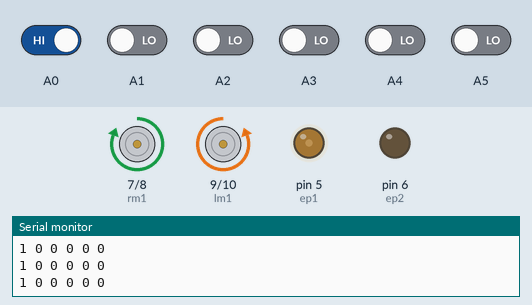
This sketch was run on a simulated Arduino Uno, built with avr-gcc and run on an emulated ATmega328P. Shown: motor-driver pin pairs drawn as motors (green arrow = first pin HIGH = forward, orange = second pin HIGH = backward, longer = more drive), output pins drawn as LEDs (lit = HIGH), the last lines printed to the serial monitor. Dashed ring = blinking. The inputs (shaded band) are chosen by the test bench; at power-on: A0 HIGH, A1–5 LOW.

Above: at 1.3 s.
1.4 s: A0 driven LOW
At 1.8 s:
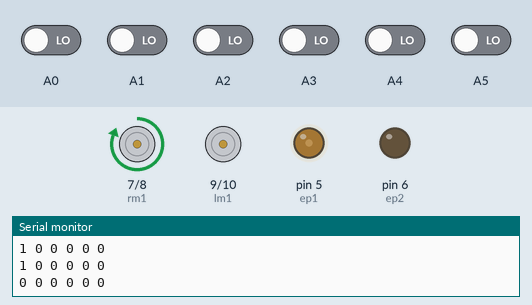
3.0 s: A2 driven HIGH
At 4.3 s:
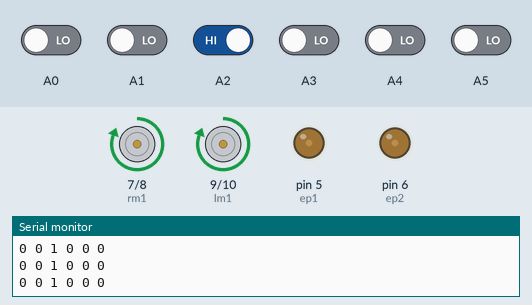
4.6 s: A4 driven HIGH
At 5.5 s:
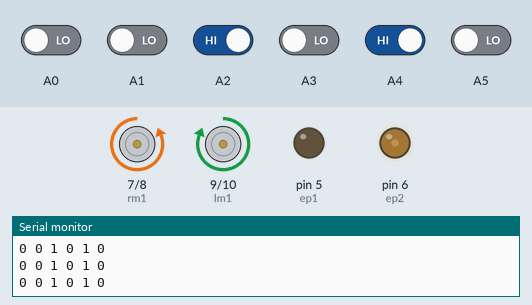
6.1 s: A3 driven HIGH
At 7.1 s:
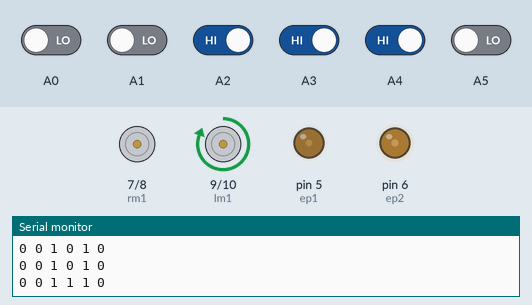
9.1 s: A1 driven HIGH
At 10.7 s:
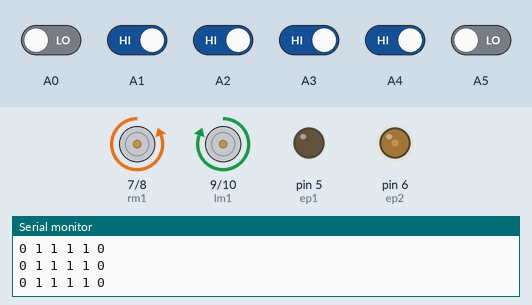
12.1 s: A4 driven LOW
At 13.1 s:
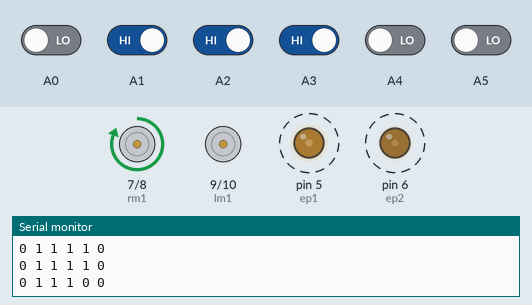
Timing chart, 0 to 16.1 s (numbered marks = the images above; inputs shaded):
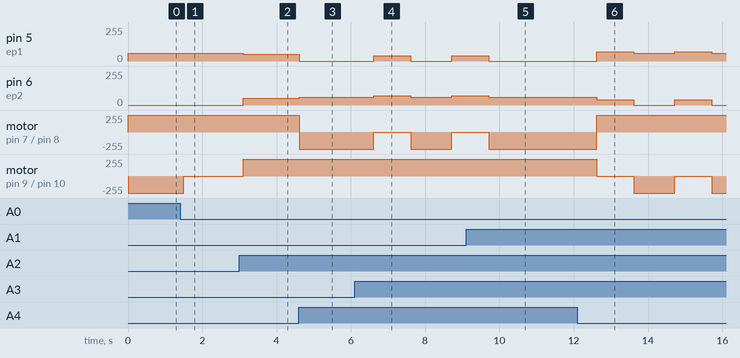

Measured:
- after the input at 1.4 s, motor on pin 9 (lm1) / pin 10 (lm2): backward 255/255 → stopped after 0.10 s
- after the input at 3.0 s, pin 5 (ep1): 60/255 → 50/255 after 0.11 s; pin 6 (ep2): 0/255 → 50/255 after 0.11 s; motor on pin 9 (lm1) / pin 10 (lm2): stopped → forward 255/255 after 0.11 s
- after the input at 4.6 s, pin 5 (ep1): 50/255 → 0/255 at once; pin 6 (ep2): 50/255 → 60/255 at once; motor on pin 7 (rm1) / pin 8 (rm2): forward 255/255 → backward 255/255 at once
- after the input at 6.1 s, pin 5 (ep1): 0/255 → 40/255 after 0.51 s, → 0/255 1.0 s later, → 40/255 1.1 s later; pin 6 (ep2): 60/255 → 70/255 after 0.51 s, → 60/255 1.0 s later, → 70/255 1.1 s later; motor on pin 7 (rm1) / pin 8 (rm2): backward 255/255 → stopped after 0.51 s, → backward 255/255 1.0 s later, → stopped 1.1 s later
- after the input at 9.1 s, pin 5 (ep1): goes on until 9.7 s, then stays 0/255; pin 6 (ep2): goes on until 9.7 s, then stays 60/255; motor on pin 7 (rm1) / pin 8 (rm2): goes on until 9.7 s, then stays backward 255/255
- after the input at 12.1 s, pin 5 (ep1): alternates 70/255 for 1.0 s and 60/255 for 1.1 s, starting after 0.52 s; pin 6 (ep2): alternates 40/255 for 1.0 s and 0/255 for 1.1 s, starting after 0.52 s

The sketch:

Finalsolve.ino
```cpp
//defining motor pins
int rm1 = 7;
int rm2 = 8;
int lm1 = 9;
int lm2 = 10;

//defining enable pins
int ep1 = 5;
int ep2 = 6;

int leftNudge;
int replaystage;
int rightNudge;

//speed of motors by pwm
//const int r_pwm = 180;
//const int l_pwm = 180;

char path[50] = {};
int pathLength;
int readLength;

void setup() {
  // put your setup code here, to run once:
  Serial.begin(9600);
  //IR pins
  pinMode(A0, INPUT);
  pinMode(A1, INPUT);
  pinMode(A2, INPUT);
  pinMode(A3, INPUT);
  pinMode(A4, INPUT);
  pinMode(A5, INPUT);
  //Motor pins
  pinMode(rm1, OUTPUT);
  pinMode(rm2, OUTPUT);
  pinMode(lm1, OUTPUT);
  pinMode(lm2, OUTPUT);
  //Enables pins
  pinMode(ep1, OUTPUT);
  pinMode(ep2, OUTPUT);
}

void forward() {
  digitalWrite(rm1, HIGH);
  digitalWrite(rm2, LOW);
  digitalWrite(lm1, HIGH);
  digitalWrite(lm2, LOW);
  analogWrite(ep1, 50);
  analogWrite(ep2, 50);

	path[pathLength] = 'S';
		pathLength++;
		if(path[pathLength-2] == 'B')
		{
			shortPath();
		}
}

void right_90() {
  digitalWrite(rm1, LOW);
  digitalWrite(rm2, LOW);
  digitalWrite(lm1, HIGH);
  digitalWrite(lm2, LOW);
  analogWrite(ep1, 40);
  analogWrite(ep2, 70);

  if(replaystage==0){
  path[pathLength]='R';
  // Serial.println("r");
  pathLength++;
  // Serial.print("Path length: ");
  // Serial.println(pathLength);

    if(path[pathLength-2]=='B'){
      // Serial.println("shortening path");
      shortPath();
    }
  }
}

void left_90() {
  digitalWrite(rm1, HIGH);
  digitalWrite(rm2, LOW);
  digitalWrite(lm1, LOW);
  digitalWrite(lm2, LOW);
  analogWrite(ep1, 70);
  analogWrite(ep2, 40);

 if(replaystage==0){
    path[pathLength]='L';
    //Serial.println("l");
    pathLength++;
    //Serial.print("Path length: ");
    //Serial.println(pathLength);
      if(path[pathLength-2]=='B'){
        //Serial.println("shortening path");
        shortPath();
      }
  }
}

void r_slight() {
  digitalWrite(rm1, LOW);
  digitalWrite(rm2, HIGH);
  digitalWrite(lm1, HIGH);
  digitalWrite(lm2, LOW);
  analogWrite(ep1, 0);
  analogWrite(ep2, 60);
}

void l_slight() {
  digitalWrite(rm1, HIGH);
  digitalWrite(rm2, LOW);
  digitalWrite(lm1, LOW);
  digitalWrite(lm2, HIGH);
  analogWrite(ep1, 60);
  analogWrite(ep2, 0);
}

void backward() {
  digitalWrite(rm1, LOW);
  digitalWrite(rm2, HIGH);
  digitalWrite(lm1, LOW);
  digitalWrite(lm2, HIGH);
  analogWrite(ep1, 60);
  analogWrite(ep2, 60);
}

void forward_slight() {
  digitalWrite(rm1, HIGH);
  digitalWrite(rm2, LOW);
  digitalWrite(lm1, HIGH);
  digitalWrite(lm2, LOW);
  analogWrite(ep1, 50);
  analogWrite(ep2, 50);
  delay(200);
}

void backward_slight() {
  digitalWrite(rm1, LOW);
  digitalWrite(rm2, HIGH);
  digitalWrite(lm1, LOW);
  digitalWrite(lm2, HIGH);
  analogWrite(ep1, 40);
  analogWrite(ep2, 40);
  delay(200);
}

void turnaround(){
  // left_90();
  digitalWrite(rm1, HIGH);
  digitalWrite(rm2, LOW);
  digitalWrite(lm1, LOW);
  digitalWrite(lm2, LOW);
  delay(100);

  // left_90();
  digitalWrite(rm1, HIGH);
  digitalWrite(rm2, LOW);
  digitalWrite(lm1, LOW);
  digitalWrite(lm2, LOW);
  delay(100);

  path[pathLength]='B';
  pathLength++;
  // straight();

}

void pause() {
  digitalWrite(rm1, LOW);
  digitalWrite(rm2, LOW);
  digitalWrite(lm1, LOW);
  digitalWrite(lm2, LOW);

  replaystage=1;

  path[pathLength]='D';
  pathLength++;

  delay(1500);//for calling shortpath -- Final Run
  replay();
}


bool stop = false;
int back_count = 0;

void readSensors(){
    int x0 = digitalRead(A0);
    int x1 = digitalRead(A1);
    int x2 = digitalRead(A2);
    int x3 = digitalRead(A3);
    int x4 = digitalRead(A4);
    int x5 = digitalRead(A5);
}

void loop() {
  if(stop) {
    pause();
  }
  else {
    // put your main code here, to run repeatedly:
    //bool turn = false;
    //IR sensor INPUTs
    int x0 = digitalRead(A0);
    int x1 = digitalRead(A1);
    int x2 = digitalRead(A2);
    int x3 = digitalRead(A3);
    int x4 = digitalRead(A4);
    int x5 = digitalRead(A5);

    Serial.print(x0);
    Serial.print(" ");
    Serial.print(x1);
    Serial.print(" ");
    Serial.print(x2);
    Serial.print(" ");
    Serial.print(x3);
    Serial.print(" ");
    Serial.print(x4);
    Serial.print(" ");
    Serial.print(x5);
    Serial.print("\n");

    //condition for moving straight
    if(x0==0 && x1==0 && (x2==1 || x3==1) && x4==0 && x5==0) {
      forward();
      delay(500);
    }
    //moving backwards all white
   else if(x0==0 && x1==0 && x2==0 && x3==0 && x4==0 && x5==0) {
       turnaround();
       delay(200);
     }

    // blindspot get back
    // else if(x0==0 && x1==0 && x2==0 && x3==0 && x4==1 && x5==0) {
    //   backward();
    //   delay(200);
    // }

    else if(x0==0 && x1==0 && x2==0 && x3==0 && x4==0 && x5==0){
      forward_slight();
      delay(100);
      if(x0==0 && x1==0 && x2==0 && x3==0 && x4==0 && x5==0){
         turnaround();
         delay(100);
      }
    }

    else if(x0==1 && x1==1 && x2==1 && x3==1 && (x4==1 || x5==1)){
      forward_slight();
      delay(100);
      if(x0==0 && x1==0 && x2==0 && x3==0 && (x4==0 || x5==0)){
        left_90();
      }
    }

     //for Z turn right
      else if(x0==0 && x1==0 && x2==1 && x3==1 && (x4==1 || x5==1)){
        delay(500);
        right_90();
        delay(500);

        delay(500);
        r_slight();
        delay(600);
      }

     //for Z turn left
     else if((x0==1 || x1==1) && x2==1 && x3==1 && x4==0 && x5==0){
        delay(500);
        left_90();
        delay(500);

        delay(500);
        l_slight();
        delay(600);
      }

    //right turn 90 degree
    else if(x0==0 && x1==0 && x2==1 && x3==1 && (x4==1 || x5==1)) {
      //slightly ahead
      forward_slight();
      delay(200);
      //for straight part
      if(x0==0 && x1==0 && x2==1 && x3==1 && x4==0 && x5==0) {
        forward();
        delay(500);
      }
      //right 90 only
      else {
        backward_slight();
        right_90();
        delay(500);
      }
    }
    //left turn 90 degree
    else if((x0==1 || x1==1) && x2==1 && x3==1 && x4==0 && x5==0) {
      //slightly ahead
      forward_slight();
      delay(200);
      //for straight part
      if(x0==0 && x1==0 && x2==1 && x3==1 && x4==0 && x5==0) {
        left_90();
        delay(250);
      }
      //left 90 only
      else {
        backward_slight();
        left_90();
        delay(250);
      }
    }
    //right turn slight
    else if(x0==0 && x1==0 && (x2==1 || x3==1) && x4==1 && x5==0) {
      r_slight();
      delay(250);
    }
    //left turn slight
    else if(x0==0 && x1==1 && (x2==1 || x3==1 )&& x4==0 && x5==0 ) {
      l_slight();
      delay(250);
    }
    //right most white
    else if(x0==0 && x1==0 && x2==0 && x3==0 && x4==0 && x5==1) {
      r_slight();
      delay(250);
    }
    //right mid white
    else if(x0==0 && x1==0 && x2==0 && x3==0 && x4==1 && x5==0) {
      r_slight();
      delay(250);
    }
    //left most white
    else if(x0==1 && x1==0 && x2==0 && x3==0 && x4==0 && x5==0) {
      l_slight();
      delay(250);
    }
    //left mid white
    else if(x0==0 && x1==1 && x2==0 && x3==0 && x4==0 && x5==0) {
      l_slight();
      delay(250);
    }
    //all white
    else if(x0==1 && x1==1 && x2==1 && x3==1 && x4==1 && x5==1) {
      //check for cross and T
      //slightly ahead
      forward_slight();
      //reached end point
      if(x0==1 && x1==1 && x2==1 && x3==1 && x4==1 && x5==1) {
        pause();
        stop = true;
      }

      //reached plus || left obtuse angle || reached T intersection || right obtuse angle
      else if((x0==0 && x1==0 && x2==1 && x3==1 && x4==0 && x5==0) || (x0==0 && x1==0 && x2==0 && x3==0 && ( x4==1 || x5==1)) || (x0==0 && x1==0 && x2==0 && x3==0 && x4==0 && x5==0) || ((x0==1 || x1==1) && x2==0 && x3==0 && x4==0 && x5==0)) {
        left_90();
        delay(300);
      }
    }
  }
}

//Shortest path code start here!!
void shortPath(){
 int shortDone=0;

  if(path[pathLength-3]=='L' && path[pathLength-1]=='R'){
    pathLength-=3;
    path[pathLength]='B';
    //Serial.println("test1");
    shortDone=1;
  }

  if(path[pathLength-3]=='L' && path[pathLength-1]=='S' && shortDone==0){
    pathLength-=3;
    path[pathLength]='R';
    //Serial.println("test2");
    shortDone=1;
  }

  if(path[pathLength-3]=='R' && path[pathLength-1]=='L' && shortDone==0){
    pathLength-=3;
    path[pathLength]='B';
    //Serial.println("test3");
    shortDone=1;
  }

  if(path[pathLength-3]=='S' && path[pathLength-1]=='L' && shortDone==0){
    pathLength-=3;
    path[pathLength]='R';
    //Serial.println("test4");
    shortDone=1;
  }

  if(path[pathLength-3]=='S' && path[pathLength-1]=='S' && shortDone==0){
    pathLength-=3;
    path[pathLength]='B';
    //Serial.println("test5");
    shortDone=1;
  }

    if(path[pathLength-3]=='L' && path[pathLength-1]=='L' && shortDone==0){
    pathLength-=3;
    path[pathLength]='S';
    //Serial.println("test6");
    shortDone=1;
  }

  path[pathLength+1]='D';
  path[pathLength+2]='D';
  pathLength++;

  //Serial.print("Path length: ");
  //Serial.println(pathLength);
  //printPath();
}


//Here it is printing path
void printPath(){
  Serial.println("----------------");
  int x;

  while(x<=pathLength){
  Serial.println(path[x]);
  x++;
  }
  Serial.println("-----------------");
}

void replay(){
  // readSensors();
    int x0 = digitalRead(A0);
    int x1 = digitalRead(A1);
    int x2 = digitalRead(A2);
    int x3 = digitalRead(A3);
    int x4 = digitalRead(A4);
    int x5 = digitalRead(A5);
  if(x0 ==0 && x1==0 && (x2==1 || x3==1) && x4==0 && x5==0){
    forward();
  }

  else{
    if(path[readLength]=='D'){
    digitalWrite(lm1, HIGH);
    digitalWrite(lm2, LOW);
    digitalWrite(rm1, HIGH);
    digitalWrite(rm2, LOW);
    delay(600);

    digitalWrite(lm1, LOW);
    digitalWrite(lm2, LOW);
    digitalWrite(rm1, LOW);
    digitalWrite(rm2, LOW);
    endMotion();
    }

    if(path[readLength]=='R'){
    digitalWrite(lm1, HIGH);
    digitalWrite(lm2, LOW);
    digitalWrite(rm1, HIGH);
    digitalWrite(rm2, LOW);

    delay(600);
    right_90();
    }

    if(path[readLength]=='L'){
    digitalWrite(lm1, HIGH);
    digitalWrite(lm2, LOW);
    digitalWrite(rm1, HIGH);
    digitalWrite(rm2, LOW);

    delay(600);
    left_90();
    }

    if(path[readLength]=='S'){
    digitalWrite(lm1, HIGH);
    digitalWrite(lm2, LOW);
    digitalWrite(rm1, HIGH);
    digitalWrite(rm2, LOW);

    delay(600);
    forward();
    }
    readLength++;
  }
  replay();
}


void endMotion(){
  endMotion();
}
```
